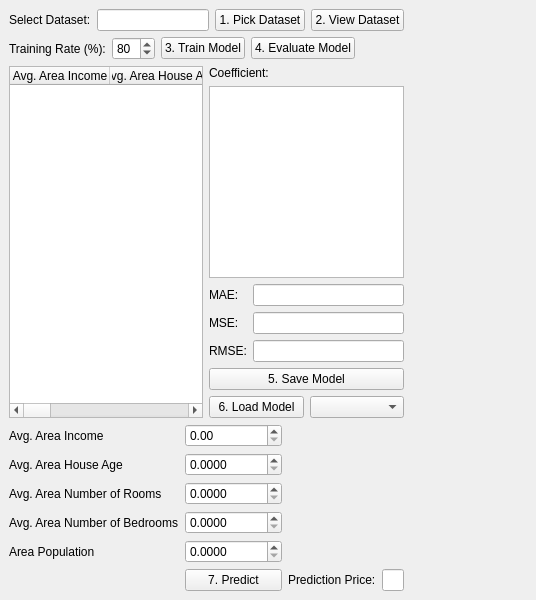
<?xml version="1.0" encoding="UTF-8"?>
<ui version="4.0">
 <class>MainWindow</class>
 <widget class="QMainWindow" name="MainWindow">
  <property name="windowTitle">
   <string>House Pricing Prediction (PyQt6)</string>
  </property>
  <widget class="QWidget" name="centralwidget">
   <layout class="QGridLayout" name="gridLayout" columnstretch="3,1">
    <item row="0" column="0">
     <layout class="QHBoxLayout" name="hl_dataset">
      <item>
       <widget class="QLabel" name="label_dataset">
        <property name="text">
         <string>Select Dataset:</string>
        </property>
       </widget>
      </item>
      <item>
       <widget class="QLineEdit" name="txtDataset"/>
      </item>
      <item>
       <widget class="QPushButton" name="btnPick">
        <property name="text">
         <string>1. Pick Dataset</string>
        </property>
       </widget>
      </item>
      <item>
       <widget class="QPushButton" name="btnView">
        <property name="text">
         <string>2. View Dataset</string>
        </property>
       </widget>
      </item>
     </layout>
    </item>

    <item row="1" column="0">
     <layout class="QHBoxLayout" name="hl_train">
      <item>
       <widget class="QLabel" name="label_rate">
        <property name="text">
         <string>Training Rate (%):</string>
        </property>
       </widget>
      </item>
      <item>
       <widget class="QSpinBox" name="spnRate">
        <property name="minimum"><number>50</number></property>
        <property name="maximum"><number>95</number></property>
        <property name="value"><number>80</number></property>
       </widget>
      </item>
      <item>
       <widget class="QPushButton" name="btnTrain">
        <property name="text">
         <string>3. Train Model</string>
        </property>
       </widget>
      </item>
      <item>
       <widget class="QPushButton" name="btnEval">
        <property name="text">
         <string>4. Evaluate Model</string>
        </property>
       </widget>
      </item>
      <item>
       <widget class="QLabel" name="lblStatus">
        <property name="text"><string/></property>
       </widget>
      </item>
     </layout>
    </item>

    <item row="2" column="0">
     <layout class="QHBoxLayout" name="hl_tables">
      <item>
       <widget class="QTableWidget" name="tblEval">
        <property name="columnCount"><number>7</number></property>
        <attribute name="horizontalHeaderVisible"><bool>true</bool></attribute>
        <column>
         <property name="text"><string>Avg. Area Income</string></property>
        </column>
        <column>
         <property name="text"><string>Avg. Area House Age</string></property>
        </column>
        <column>
         <property name="text"><string>Avg. Area Number of Rooms</string></property>
        </column>
        <column>
         <property name="text"><string>Avg. Area Number of Bedrooms</string></property>
        </column>
        <column>
         <property name="text"><string>Area Population</string></property>
        </column>
        <column>
         <property name="text"><string>Original Price</string></property>
        </column>
        <column>
         <property name="text"><string>Prediction Price</string></property>
        </column>
       </widget>
      </item>
      <item>
       <layout class="QVBoxLayout" name="vl_side">
        <item>
         <widget class="QLabel" name="label_coeff">
          <property name="text"><string>Coefficient:</string></property>
         </widget>
        </item>
        <item>
         <widget class="QPlainTextEdit" name="txtCoeff"/>
        </item>
        <item>
         <layout class="QFormLayout" name="form_metrics">
          <item row="0" column="0"><widget class="QLabel" name="label_mae"><property name="text"><string>MAE:</string></property></widget></item>
          <item row="0" column="1"><widget class="QLineEdit" name="txtMAE"/></item>
          <item row="1" column="0"><widget class="QLabel" name="label_mse"><property name="text"><string>MSE:</string></property></widget></item>
          <item row="1" column="1"><widget class="QLineEdit" name="txtMSE"/></item>
          <item row="2" column="0"><widget class="QLabel" name="label_rmse"><property name="text"><string>RMSE:</string></property></widget></item>
          <item row="2" column="1"><widget class="QLineEdit" name="txtRMSE"/></item>
         </layout>
        </item>
        <item>
         <widget class="QPushButton" name="btnSave">
          <property name="text"><string>5. Save Model</string></property>
         </widget>
        </item>
        <item>
         <layout class="QHBoxLayout" name="hl_load">
          <item><widget class="QPushButton" name="btnLoad"><property name="text"><string>6. Load Model</string></property></widget></item>
          <item><widget class="QComboBox" name="cmbModels"/></item>
         </layout>
        </item>
       </layout>
      </item>
     </layout>
    </item>

    <item row="3" column="0">
     <layout class="QGridLayout" name="grid_predict" columnstretch="1,1,1,1">
      <item row="0" column="0"><widget class="QLabel" name="lblIn"><property name="text"><string>Avg. Area Income</string></property></widget></item>
      <item row="0" column="1"><widget class="QDoubleSpinBox" name="spnIn"><property name="maximum"><double>999999999</double></property></widget></item>
      <item row="1" column="0"><widget class="QLabel" name="lblAge"><property name="text"><string>Avg. Area House Age</string></property></widget></item>
      <item row="1" column="1"><widget class="QDoubleSpinBox" name="spnAge"><property name="maximum"><double>200</double></property><property name="decimals"><number>4</number></property></widget></item>
      <item row="2" column="0"><widget class="QLabel" name="lblRooms"><property name="text"><string>Avg. Area Number of Rooms</string></property></widget></item>
      <item row="2" column="1"><widget class="QDoubleSpinBox" name="spnRooms"><property name="maximum"><double>999</double></property><property name="decimals"><number>4</number></property></widget></item>
      <item row="3" column="0"><widget class="QLabel" name="lblBeds"><property name="text"><string>Avg. Area Number of Bedrooms</string></property></widget></item>
      <item row="3" column="1"><widget class="QDoubleSpinBox" name="spnBeds"><property name="maximum"><double>999</double></property><property name="decimals"><number>4</number></property></widget></item>
      <item row="4" column="0"><widget class="QLabel" name="lblPop"><property name="text"><string>Area Population</string></property></widget></item>
      <item row="4" column="1"><widget class="QDoubleSpinBox" name="spnPop"><property name="maximum"><double>999999999</double></property><property name="decimals"><number>4</number></property></widget></item>
      <item row="5" column="1"><widget class="QPushButton" name="btnPredict"><property name="text"><string>7. Predict</string></property></widget></item>
      <item row="5" column="2"><widget class="QLabel" name="lblPred"><property name="text"><string>Prediction Price:</string></property></widget></item>
      <item row="5" column="3"><widget class="QLineEdit" name="txtPred"/></item>
     </layout>
    </item>

   </layout>
  </widget>
 </widget>
 <resources/>
 <connections/>
</ui>
